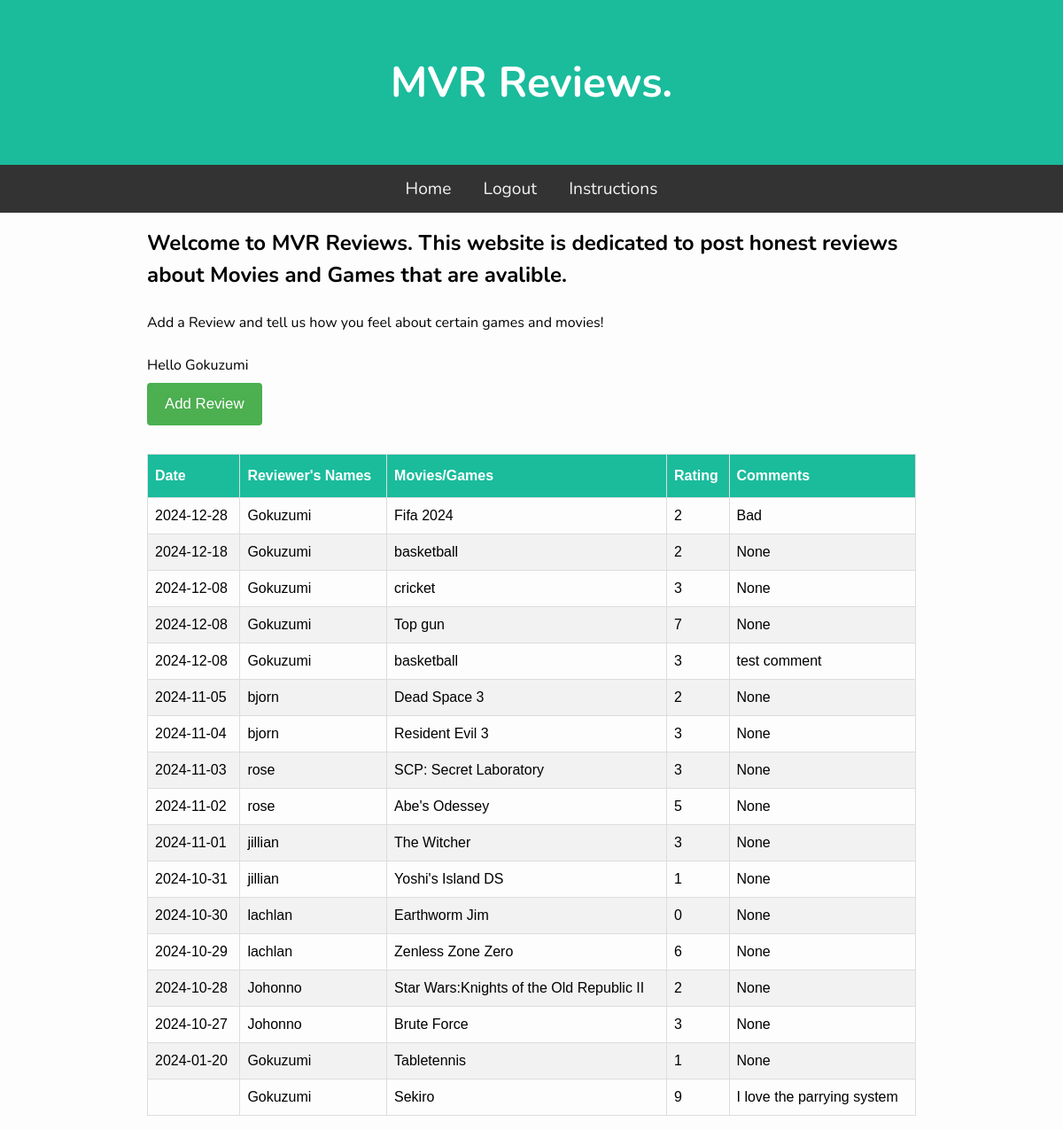
The page / (signed in) on the database its author committed.
### tables this page shows
CREATE TABLE Users(id INTEGER PRIMARy KEY AUTOINCREMENT,
                    username TEXT UNIQUE NOT NULL,
                    password NOT NULL);

CREATE TABLE "Reviews"(id INTEGER PRIMARY KEY AUTOINCREMENT,
                    user_id INTEGER,
                    date DATE NOT NULL,
                    score INTEGER,
                    game TEXT NOT NULL, COMMENTS TEXT);

### main.py (the view)
@app.route("/")
def Home():
    reviewData = db.GetAllReviews()
    return render_template("index.html", reviews=reviewData)

### db.py (called while the page is built)
def GetDB():
    db = sqlite3.connect(".database/mvr.db")
    db.row_factory = sqlite3.Row
    return db

def GetAllReviews():
    db = GetDB()
    reviews = db.execute("""SELECT Reviews.date, Reviews.game, Reviews.score, Users.username, Reviews.comments
                            FROM Reviews JOIN Users ON Reviews.user_id = Users.id
                            ORDER BY date DESC""").fetchall()
    db.close()
    return reviews

### templates/index.html
{% extends "base.html" %}
{% block content %}
<h2>Welcome to MVR Reviews. This website is dedicated to post honest reviews about Movies and Games that are avalible.</h2>
<div class="container">
    <p><br> Add a Review and tell us how you feel about certain games and movies!</br></p>
    {% if session['username'] %}
        <br>
        <p>Hello {{ session['username'] }}</p>
        <a href="/add"><button>Add Review</button></a>
    {% endif %}
</div>
<br>
<table class="review_table">
    <thead>
        <th>Date</th>
        <th>Reviewer's Names</th>
        <th>Movies/Games</th>
        <th>Rating</th>
        <th>Comments</th>
    </thead>
    <tbody>
        {% for review in reviews %}
        <tr>
            <td>{{ review['date'] }}</td>
            <td>{{ review['username'] }}</td>
            <td>{{ review['game'] }}</td>
            <td>{{ review['score'] }}</td>
            <td>{{review['comments']}}</td>
        </tr>
        {% endfor %}
    </tbody>
</table>
{% endblock %}

### static/css/style.css (style rules this page uses)
* { padding: 0; margin: 0; box-sizing: border-box; }
body { background: #fdfdfd; font-family: "Nunito", sans-serif; font-size: 1rem; }
.review_table { font-family: Arial, Helvetica, sans-serif; border-collapse: collapse; width: 100%; }
.review_table td, .review_table th { border: 1px solid #ddd; padding: 8px; }
.review_table tr:nth-child(even) { background-color: #f2f2f2; }
.review_table th { padding-top: 12px; padding-bottom: 12px; text-align: left; background-color: #1abc9c; color: white; }
button { background-color: #4CAF50; color: white; padding: 14px 20px; margin: 8px 0; border: none; border-radius: 4px; cursor: pointer; font-size: 1.05em; }

### rows shown on the page
Users: username "Gokuzumi"
Reviews: date "2024-12-28", username "Gokuzumi", game "Fifa 2024", score "2", comments "Bad"
Reviews: date "2024-12-18", username "Gokuzumi", game "basketball", score "2", comments "None"
Reviews: date "2024-12-08", username "Gokuzumi", game "cricket", score "3", comments "None"
Reviews: date "2024-12-08", username "Gokuzumi", game "Top gun", score "7", comments "None"
Reviews: date "2024-12-08", username "Gokuzumi", game "basketball", score "3", comments "test comment"
Reviews: date "2024-11-05", username "bjorn", game "Dead Space 3", score "2", comments "None"
Reviews: date "2024-11-04", username "bjorn", game "Resident Evil 3", score "3", comments "None"
Reviews: date "2024-11-03", username "rose", game "SCP: Secret Laboratory", score "3", comments "None"
Reviews: date "2024-11-02", username "rose", game "Abe's Odessey", score "5", comments "None"
Reviews: date "2024-11-01", username "jillian", game "The Witcher", score "3", comments "None"
Reviews: date "2024-10-31", username "jillian", game "Yoshi's Island DS", score "1", comments "None"
Reviews: date "2024-10-30", username "lachlan", game "Earthworm Jim", score "0", comments "None"
Reviews: date "2024-10-29", username "lachlan", game "Zenless Zone Zero", score "6", comments "None"
Reviews: date "2024-10-28", username "Johonno", game "Star Wars:Knights of the Old Republic II", score "2", comments "None"
Reviews: date "2024-10-27", username "Johonno", game "Brute Force", score "3", comments "None"
Reviews: date "2024-01-20", username "Gokuzumi", game "Tabletennis", score "1", comments "None"
Reviews: username "Gokuzumi", game "Sekiro", score "9", comments "I love the parrying system"
